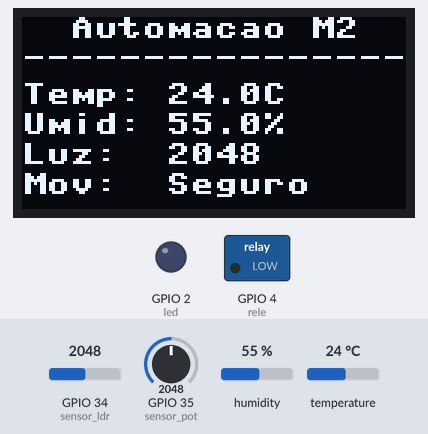
Bench run of a program on a simulated ESP32 board running MicroPython. Parts: 128×64 one-colour display, switched loads named in the program (green lamp = pin HIGH), output pins drawn as LEDs (lit = HIGH). Wiring (from the project's diagram.json): blue LED on GPIO 2, relay on GPIO 4, PIR motion sensor on GPIO 13, DHT22 sensor on GPIO 15, servo on GPIO 18, light sensor on GPIO 34, potentiometer on GPIO 35. Inputs (shaded band) come from the test bench; at power-on: humidity 55 %, GPIO 34 (sensor_ldr) = 2048, temperature 24 °C, GPIO 35 (sensor_pot) = 2048 (analog values on the 0–4095 scale). WiFi joins after 1.5 s; no MQTT or app messages arrive unless stated; files that are not in the repository are absent; library files of the repository ran but are not shown: ssd1306.py; what the program prints to the serial console is not drawn.

Above: at 7.3 s.
7.4 s: humidity set to 22 %
At 12.2 s:
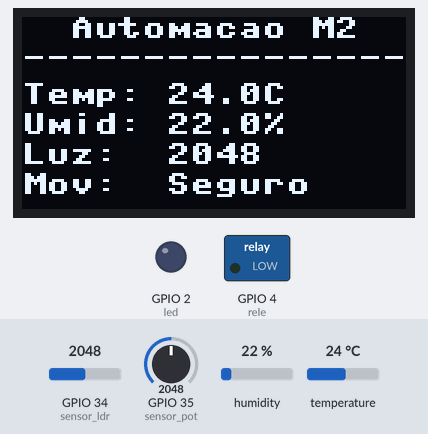
13.3 s: GPIO 34 (sensor_ldr) set to 2866
At 18.0 s:
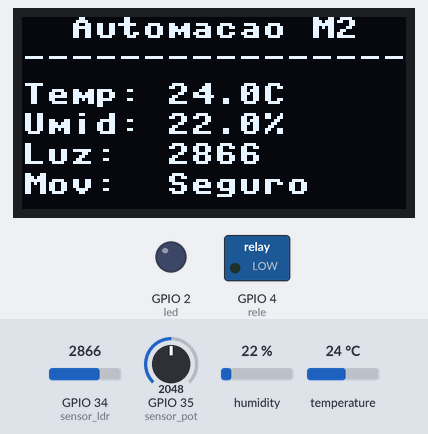
18.3 s: temperature set to 12 °C
At 23.1 s:
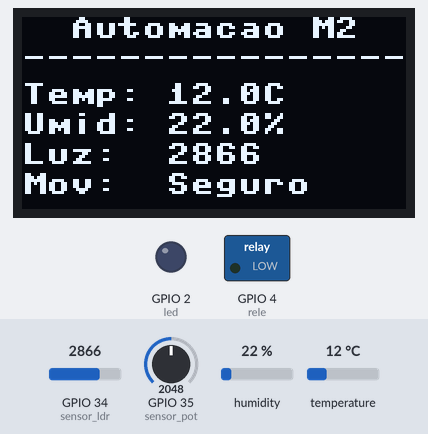
23.4 s: GPIO 34 (sensor_ldr) set to 3972
At 28.2 s:
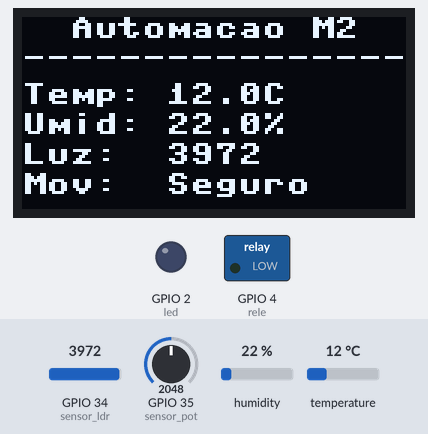
30.0 s: humidity set to 40 %
At 33.1 s:
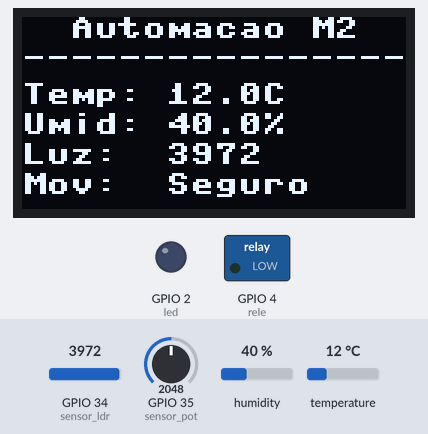
Timing chart, 0 to 34.5 s (numbered marks = the images above; inputs shaded):
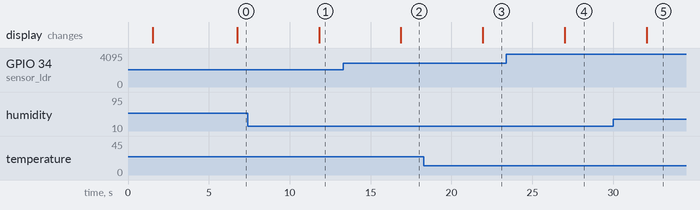

Measured:
- after the input at 7.4 s, the display: changes after 4.4 s (image 1)
- after the input at 13.3 s, the display: changes after 3.6 s (image 2)
- after the input at 18.3 s, the display: changes after 3.6 s (image 3)
- after the input at 23.4 s, the display: changes after 3.6 s (image 4)
- after the input at 30.0 s, the display: changes after 2.1 s (image 5)

The program:

main.py
```python
import machine
import dht
import time
import ujson
import ssd1306
from umqttsimple import MQTTClient
import dotenv

# Load do .env
env = dotenv.load()

# --- Configurações MQTT ---
MQTT_CLIENT_ID = env.get("MQTT_CLIENT_ID", "esp32_simulador_m2")
MQTT_BROKER    = env.get("MQTT_BROKER", "broker.hivemq.com")
MQTT_USER      = env.get("MQTT_USER", "admin")
MQTT_PASSWORD  = env.get("MQTT_PASSWORD", "password")
MQTT_PORT      = 8883

TOPIC_PUB_SENSORES  = b"projeto_m2/coragi/sensores"
TOPIC_SUB_ATUADORES = b"projeto_m2/coragi/atuadores/#"

# --- Configuração dos Pinos ---
sensor_dht = dht.DHT22(machine.Pin(15))
sensor_ldr = machine.ADC(machine.Pin(34))
sensor_ldr.init(atten=machine.ADC.ATTN_11DB)
sensor_pir = machine.Pin(13, machine.Pin.IN)
sensor_pot = machine.ADC(machine.Pin(35))
sensor_pot.init(atten=machine.ADC.ATTN_11DB)

led = machine.Pin(2, machine.Pin.OUT)
rele = machine.Pin(4, machine.Pin.OUT)
servo = machine.PWM(machine.Pin(18), freq=50)

i2c = machine.I2C(0, scl=machine.Pin(22), sda=machine.Pin(21))
oled = ssd1306.SSD1306_I2C(128, 64, i2c)

# --- Funções Auxiliares ---
def mover_servo(angulo):
    duty = int(((angulo / 180) * 75) + 40)
    servo.duty(duty)

def atualizar_display(temp, umid, luz, movimento):
    oled.fill(0)
    oled.text("Automacao M2", 16, 0)
    oled.text("----------------", 0, 10)
    oled.text(f"Temp: {temp}C", 0, 22)
    oled.text(f"Umid: {umid}%", 0, 32)
    oled.text(f"Luz:  {luz}", 0, 42)
    status_mov = "ALERTA!" if movimento else "Seguro"
    oled.text(f"Mov:  {status_mov}", 0, 52)
    oled.show()

# --- Callback MQTT (Recebimento de Mensagens) ---
def sub_cb(topic, msg):
    print((b"Mensagem recebida no topico %s: %s" % (topic, msg)).decode('utf-8'))

    # Decodifica a mensagem para string
    t = topic.decode('utf-8')
    m = msg.decode('utf-8')

    # Lógica de acionamento independente
    if t == "projeto_m2/coragi/atuadores/led":
        led.value(1 if m == "ON" else 0)
    elif t == "projeto_m2/coragi/atuadores/rele":
        rele.value(1 if m == "ON" else 0)
    elif t == "projeto_m2/coragi/atuadores/servo":
        mover_servo(90 if m == "OPEN" else 0)

# --- Conexão MQTT ---
def conectar_mqtt():
    print(f"Conectando ao cluster HiveMQ Cloud em {MQTT_BROKER}...")

    client = MQTTClient(
        client_id=MQTT_CLIENT_ID,
        server=MQTT_BROKER,
        port=MQTT_PORT,
        user=MQTT_USER,
        password=MQTT_PASSWORD,
        keepalive=60,
        ssl=True,
        ssl_params={'server_hostname': MQTT_BROKER}
    )

    client.set_callback(sub_cb)
    client.connect()
    client.subscribe(TOPIC_SUB_ATUADORES)
    print("Conexão segura estabelecida com sucesso!")
    return client

# Inicializa Cliente MQTT
try:
    client = conectar_mqtt()
except OSError as e:
    print("Falha ao conectar no MQTT. Reiniciando...", e)
    machine.reset()

print("Iniciando loop principal...")

ultimo_envio = time.ticks_ms()
intervalo_envio = 5000  # Envia dados a cada 5 segundos para não floodar o broker

while True:
    try:
        # Verifica se há mensagens novas no tópico assinado de forma não-bloqueante
        client.check_msg()

        # Controle de tempo para leitura e publicação
        if time.ticks_diff(time.ticks_ms(), ultimo_envio) > intervalo_envio:
            sensor_dht.measure()
            temp = sensor_dht.temperature()
            umid = sensor_dht.humidity()
            luz = sensor_ldr.read()
            nivel = sensor_pot.read()
            mov = sensor_pir.value()

            atualizar_display(temp, umid, luz, mov)

            # Monta o payload JSON
            payload = ujson.dumps({
                "temperatura": temp,
                "umidade": umid,
                "luminosidade": luz,
                "nivel": nivel,
                "movimento": mov
            })

            # Publica no broker
            print(f"Publicando sensores: {payload}")
            client.publish(TOPIC_PUB_SENSORES, payload)

            ultimo_envio = time.ticks_ms()

        time.sleep(0.1) # Pequeno delay para aliviar a CPU

    except OSError as e:
        print("Erro no loop principal:", e)
        time.sleep(2)
```

dotenv.py
```python
def load(filename=".env"):
    env_vars = {}
    try:
        with open(filename, 'r') as f:
            for line in f:
                # Remove espaços em branco e quebras de linha
                line = line.strip()
                # Ignora linhas vazias ou comentários
                if not line or line.startswith('#'):
                    continue
                # Divide a linha no primeiro '=' que encontrar
                if '=' in line:
                    key, value = line.split('=', 1)
                    env_vars[key.strip()] = value.strip()
    except OSError:
        print(f"Aviso: Arquivo {filename} não encontrado. Usando variáveis padrão.")

    return env_vars
```

boot.py
```python
import network
import time

print("Conectando ao Wi-Fi virtual do Wokwi...")
wlan = network.WLAN(network.STA_IF)
wlan.active(True)
wlan.connect('Wokwi-GUEST', '')

while not wlan.isconnected():
    time.sleep(0.5)
    print(".", end="")

print("\nConectado com sucesso!")
print("Configuração de rede:", wlan.ifconfig())
```
